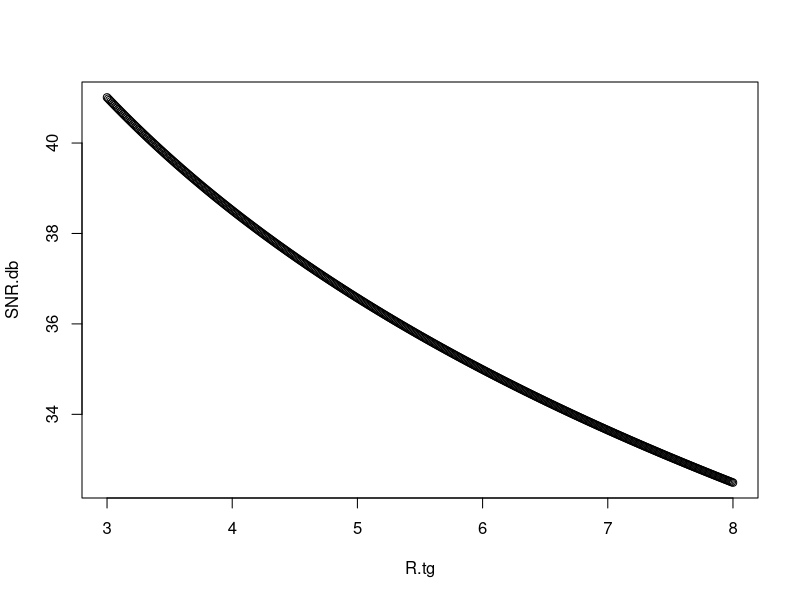

Write R code to recreate this figure.
lambda <- 0.2548 # GPS L5 wavelength (m)
delta.F <- 24 # Frequency Bandwidth (MHz)
T.Q5 <- 0.02 # Period of the Q5 component of the GPS L5 signal 

P.t <- -157.9 # Transmitter Power at Surface of Earth(dBW)
G.r <- 25 # Receiver Antenna Gain (dB)
G.t <- 15 # Transmitter Antenna Gain (dB)
G.sp <- delta.F * T.Q5 # Processing Gain of the Cross-Correlator

N.r <- -131 # Noise level for GPS L5 receiver (dB) == k * T * delta.F

R.tg <- 300:800 # Distance between Target and Receiver (m)
R.tg <- R.tg/100
R.2 <- 22000


h <- 2.72 # 1st dimension of Cessna 172 (m)
l <- 8.3 # 2nd dimension of Cessna 172 (m)
sigma.fsr <- (4 * pi * (h * l)^2) / (lambda ^2)

SNR.rx <- (P.t * G.r * (h * l)^2 * G.sp) / (lambda^2 * R.tg^2 * N.r)

SNR.db <- (10 * log(SNR.rx))/log(10)
plot(R.tg, SNR.db)

SNR.min <- 10^(20/10) # 20dB SNR minimum
R.max <- sqrt((P.t * G.r * G.sp * sigma.fsr) / (4* pi * N.r * SNR.min)) # Maximum Range for min SNR
R.max <- ((h * l) / lambda) * sqrt((P.t * G.r * G.sp) / (N.r * SNR.min))


a = 11 / 2 # Radius of sphere
alpha = a / lambda

d = 11
theta = (lambda / d) * (180 / pi)
half_angle <- 5 * theta / 2
